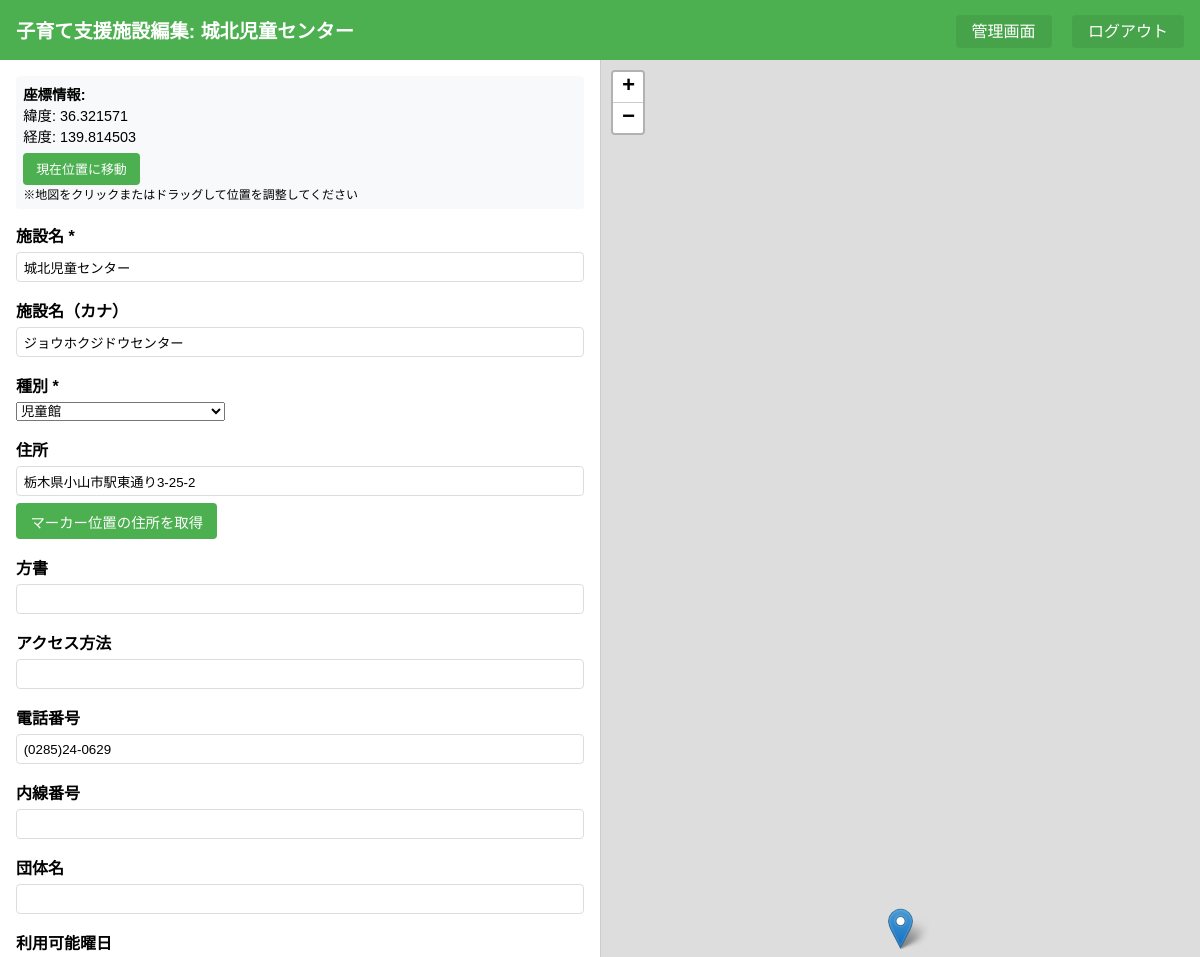
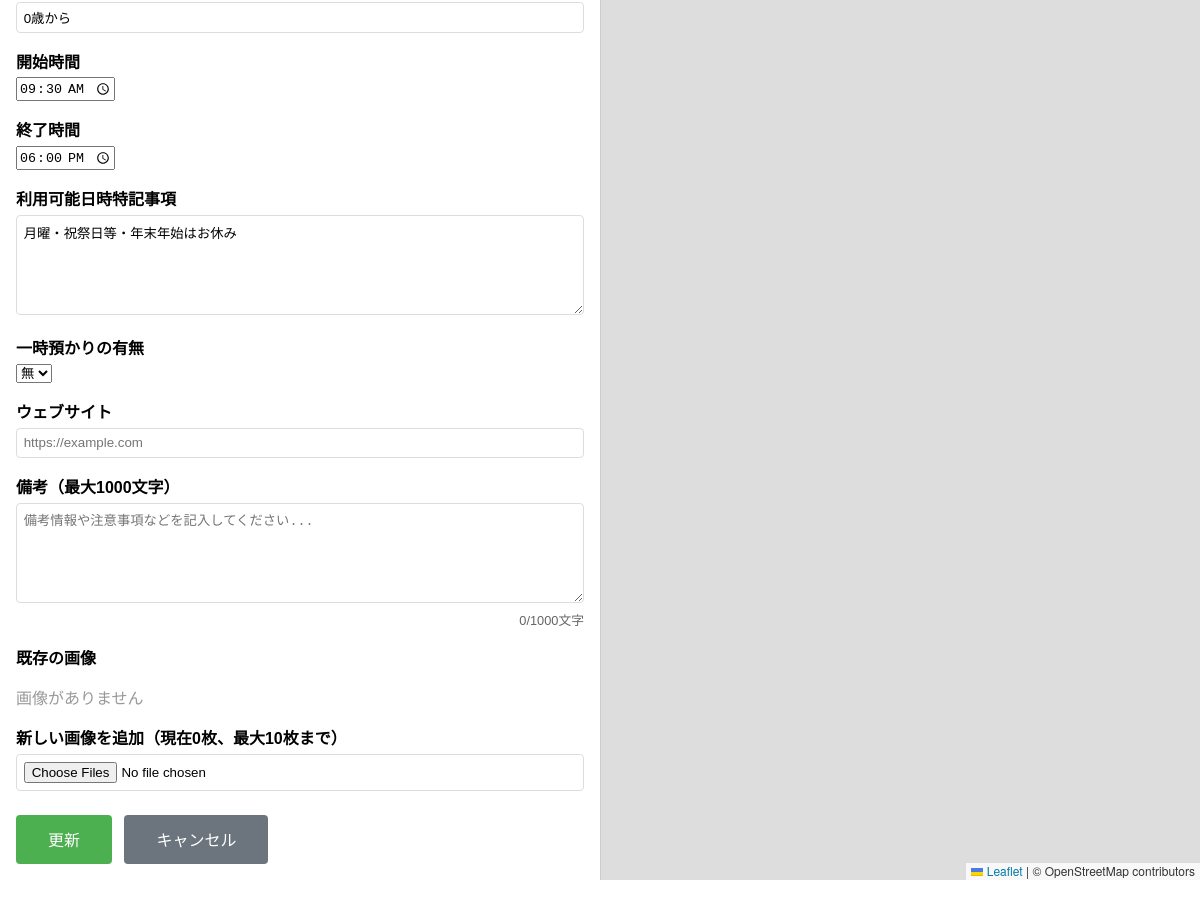
The app's page /admin_edit.php?id=124 (signed in) with its own data (2 pictures, top to bottom).
### tables this page shows
CREATE TABLE facilities (
        id INTEGER PRIMARY KEY AUTOINCREMENT,
        csv_no TEXT,
        name TEXT NOT NULL,
        name_kana TEXT,
        lat REAL NOT NULL,
        lng REAL NOT NULL,
        address TEXT,
        address_detail TEXT,
        installation_position TEXT,
        phone TEXT,
        phone_extension TEXT,
        corporate_number TEXT,
        organization_name TEXT,
        available_days TEXT,
        start_time TEXT,
        end_time TEXT,
        available_hours_note TEXT,
        pediatric_support TEXT,
        website TEXT,
        note TEXT,
        category TEXT,
        updated_at DATETIME DEFAULT CURRENT_TIMESTAMP
    );

### auth_check.php (called while the page is built, shortened)
<?php
function getConfigPath() {
    $searchPaths = [
        __DIR__ . '/../../app_db/oyama_child_facilitation_map/config.php',
        __DIR__ . '/../../../app_db/oyama_child_facilitation_map/config.php',
        __DIR__ . '/app_db/oyama_child_facilitation_map/config.php',
        __DIR__ . '/../app_db/oyama_child_facilitation_map/config.php',
    ];
    foreach ($searchPaths as $path) {
        if (file_exists($path)) {
            return $path;
        }
    }
    throw new Exception('Config file not found. Searched paths: ' . implode(', ', $searchPaths));
}
function getConfig() {
    static $config = null;
    if ($config === null) {
        $config = require_once getConfigPath();
    }
    return $config;
}
$config = getConfig();

### facility_form_functions.php (called while the page is built, shortened)
<?php
require_once 'auth_check.php';
function formatTimeForInput($time) {
    if (preg_match('/^\d{2}:\d{2}$/', $time)) return $time;
    return $time;
}
function getFacilityImages($db, $facilityId) {
    $images = [];
    $stmt = $db->prepare('SELECT id, filename, original_name FROM facility_images WHERE facility_id = :facility_id ORDER BY id');
    $stmt->bindValue(':facility_id', $facilityId, SQLITE3_INTEGER);
    $res = $stmt->execute();
    return $images;
}
?>

### admin_edit.php (the view, shortened to what this page needs)
<?php
require_once 'auth_check.php';
require_once 'facility_form_functions.php';
$facilityId = isset($_GET['id']) ? intval($_GET['id']) : 0;
$db = getDatabase();
$stmt = $db->prepare('SELECT * FROM facilities WHERE id = :id');
$stmt->bindValue(':id', $facilityId, SQLITE3_INTEGER);
$res = $stmt->execute();
$facility = $res->fetchArray(SQLITE3_ASSOC);
$images = getFacilityImages($db, $facilityId);
?>
<!DOCTYPE html>
<html lang="ja">
<head>
    <link rel="stylesheet" href="https://unpkg.com/leaflet/dist/leaflet.css" />
    <link rel="stylesheet" href="css/common.css" />
    <link rel="stylesheet" href="css/admin.css" />
</head>
<body>
    <div class="header">
        <h1><?= htmlspecialchars($config['app']['facility_name']) ?>編集: <?= htmlspecialchars($facility['name']) ?></h1>
        <div>
            <a href="admin.php">管理画面</a>
            <a href="?logout=1">ログアウト</a>
        </div>
    </div>
    <div class="container">
        <div class="form-section">
            <form method="POST" enctype="multipart/form-data">
                <div class="coord-info">
                    <strong>座標情報:</strong><br>
                    緯度: <span id="currentLat"><?= htmlspecialchars($facility['lat']) ?></span><br>
                    経度: <span id="currentLng"><?= htmlspecialchars($facility['lng']) ?></span><br>
                    <button type="button" id="getCurrentLocationBtn" style="margin-top:0.5em; padding:0.5em 1em; font-size:0.9em;">現在位置に移動</button><br>
                    <small>※地図をクリックまたはドラッグして位置を調整してください</small>
                </div>
                <div class="form-group">
                    <label for="name"><?= htmlspecialchars($config['app']['field_labels']['name']) ?> *</label>
                    <input type="text" id="name" name="name" required value="<?= htmlspecialchars($facility['name']) ?>">
                </div>
                <div class="form-group">
                    <label for="name_kana"><?= htmlspecialchars($config['app']['field_labels']['name_kana']) ?></label>
                    <input type="text" id="name_kana" name="name_kana" value="<?= htmlspecialchars($facility['name_kana'] ?? '') ?>">
                </div>
                <div class="form-group">
                    <label for="category"><?= htmlspecialchars($config['app']['field_labels']['category']) ?> *</label>
                    <select id="category" name="category" required>
                        <?php foreach ($config['app']['categories'] as $category): ?>
                            <option value="<?= htmlspecialchars($category) ?>" <?= ($facility['category'] === $category) ? 'selected' : '' ?>><?= htmlspecialchars($category) ?></option>
                        <?php endforeach; ?>
                    </select>
                </div>
                <div class="form-group">
                    <label for="address"><?= htmlspecialchars($config['app']['field_labels']['address']) ?></label>
                    <input type="text" id="address" name="address" value="<?= htmlspecialchars($facility['address']) ?>">
                    <button type="button" id="getAddressBtn" style="margin-top:0.5em; padding:0.5em 1em; font-size:0.9em;">マーカー位置の住所を取得</button>
                </div>
                <div class="form-group">
                    <label for="address_detail"><?= htmlspecialchars($config['app']['field_labels']['address_detail']) ?></label>
                    <input type="text" id="address_detail" name="address_detail" value="<?= htmlspecialchars($facility['address_detail'] ?? '') ?>">
                </div>
                <div class="form-group">
                    <label for="installation_position"><?= htmlspecialchars($config['app']['field_labels']['installation_position']) ?></label>
                    <input type="text" id="installation_position" name="installation_position" value="<?= htmlspecialchars($facility['installation_position'] ?? '') ?>">
                </div>
                <div class="form-group">
                    <label for="phone"><?= htmlspecialchars($config['app']['field_labels']['phone']) ?></label>
                    <input type="tel" id="phone" name="phone" value="<?= htmlspecialchars($facility['phone'] ?? '') ?>" placeholder="(0285)23-1111">
                </div>
                <div class="form-group">
                    <label for="phone_extension"><?= htmlspecialchars($config['app']['field_labels']['phone_extension']) ?></label>
                    <input type="text" id="phone_extension" name="phone_extension" value="<?= htmlspecialchars($facility['phone_extension'] ?? '') ?>">
                </div>
                <div class="form-group">
                    <label for="organization_name"><?= htmlspecialchars($config['app']['field_labels']['organization_name']) ?></label>
                    <input type="text" id="organization_name" name="organization_name" value="<?= htmlspecialchars($facility['organization_name'] ?? '') ?>">
                </div>
                <div class="form-group">
                    <label for="available_days"><?= htmlspecialchars($config['app']['field_labels']['available_days']) ?></label>
                    <input type="text" id="available_days" name="available_days" value="<?= htmlspecialchars($facility['available_days'] ?? '') ?>" placeholder="月火水木金">
                </div>
                <div class="form-group">
                    <label for="start_time"><?= htmlspecialchars($config['app']['field_labels']['start_time']) ?></label>
                    <input type="time" id="start_time" name="start_time" value="<?= htmlspecialchars(formatTimeForInput($facility['start_time'] ?? '')) ?>">
                </div>
                <div class="form-group">
                    <label for="end_time"><?= htmlspecialchars($config['app']['field_labels']['end_time']) ?></label>
                    <input type="time" id="end_time" name="end_time" value="<?= htmlspecialchars(formatTimeForInput($facility['end_time'] ?? '')) ?>">
                </div>
                <div class="form-group">
                    <label for="available_hours_note"><?= htmlspecialchars($config['app']['field_labels']['available_hours_note']) ?></label>
                    <textarea id="available_hours_note" name="available_hours_note" rows="2" maxlength="500" placeholder="祝日、年末年始を除く。"><?= htmlspecialchars($facility['available_hours_note'] ?? '') ?></textarea>
                </div>
                <div class="form-group">
                    <label for="pediatric_support"><?= htmlspecialchars($config['app']['field_labels']['pediatric_support']) ?></label>
                    <?php
                    $pediatric_value = trim($facility['pediatric_support'] ?? '');
                    ?>
                    <select id="pediatric_support" name="pediatric_support">
                        <option value="無" <?= ($pediatric_value === '無') ? 'selected' : '' ?>>無</option>
                    </select>
                </div>
                <div class="form-group">
                    <label for="website"><?= htmlspecialchars($config['app']['field_labels']['website']) ?></label>
                    <input type="url" id="website" name="website" value="<?= htmlspecialchars($facility['website'] ?? '') ?>" placeholder="https://example.com">
                </div>
                <div class="form-group">
                    <label for="note"><?= htmlspecialchars($config['app']['field_labels']['note']) ?>（最大1000文字）</label>
                    <textarea id="note" name="note" rows="5" maxlength="1000" placeholder="備考情報や注意事項などを記入してください..."><?= htmlspecialchars($facility['note'] ?? '') ?></textarea>
                    <div style="font-size:0.8em; color:#666; text-align:right; margin-top:0.3em;">
                        <span id="noteCount">0</span>/1000文字
                    </div>
                </div>
                <div class="form-group">
                    <label>既存の<?= htmlspecialchars($config['app']['field_labels']['images']) ?></label>
                    <div class="existing-images">
                        <?php if (empty($images)): ?>
                            <p style="color:#999;"><?= htmlspecialchars($config['app']['field_labels']['images']) ?>がありません</p>
                        <?php endif; ?>
                    </div>
                </div>
                <div class="form-group">
                    <label for="new_images">新しい<?= htmlspecialchars($config['app']['field_labels']['images']) ?>を追加（現在<?= count($images) ?>枚、最大10枚まで）</label>
                    <input type="file" id="new_images" name="new_images[]" multiple accept="image/*">
                </div>
                <button type="submit">更新</button>
                <button type="button" class="btn-secondary" onclick="location.href='admin.php'">キャンセル</button>
            </form>
        </div>
        <div class="map-section">
            <div id="map"></div>
        </div>
    </div>
</body>
</html>

### css/common.css (style rules this page uses)
:root { --primary-color: #4CAF50; }
html, body { height: 100%; margin: 0; padding: 0; font-family: sans-serif; box-sizing: border-box; }
.header { display: flex; justify-content: space-between; align-items: center; background: var(--primary-color); color: #fff; padding: 1em; margin: 0; }
.header h1 { margin: 0; font-size: 1.2em; }
.header a { color: #fff; text-decoration: none; margin-left: 1em; padding: 0.5em 1em; background: rgba(0,0,0,0.07); border-radius: 4px; }
button { padding: 0.8em 2em; background: var(--primary-color); color: #fff; border: none; border-radius: 4px; cursor: pointer; font-size: 1em; margin-right: 0.5em; }
input[type="text"], input[type="email"], input[type="tel"], input[type="url"], input[type="password"], input[type="number"], input[type="file"], textarea { width: 100%; padding: 0.5em; border: 1px solid #ddd; border-radius: 4px; box-sizing: border-box; }
textarea { resize: vertical; min-height: 100px; }

### css/admin.css (style rules this page uses)
.container { display: grid; grid-template-columns: 1fr 1fr; height: calc(100vh - 80px); }
.form-section { padding: 1em; overflow-y: auto; }
.map-section { border-left: 1px solid #ccc; }
.map-section #map { height: 100%; width: 100%; }
.form-group { margin-bottom: 1em; }
label { display: block; margin-bottom: 0.3em; font-weight: bold; }
.btn-secondary { background: #6c757d; }
.coord-info { background: #f8f9fa; padding: 0.5em; border-radius: 4px; font-size: 0.9em; margin-bottom: 1em; }
.existing-images { margin-bottom: 1em; }

### records on screen
facilities: name "城北児童センター", lat "36.321571", lng "139.814503", name_kana "ジョウホクジドウセンター", category "児童館", address "栃木県小山市駅東通り3-25-2", phone "(0285)24-0629", available_days "0歳から", start_time "09:30", end_time "18:00", available_hours_note "月曜・祝祭日等・年末年始はお休み", pediatric_support "無"

### other values on screen
$config['app']['facility_name'] "子育て支援施設"
$config['app']['field_labels']['name'] "施設名"
$config['app']['field_labels']['name_kana'] "施設名（カナ）"
$config['app']['field_labels']['category'] "種別"
$config['app']['field_labels']['address'] "住所"
$config['app']['field_labels']['address_detail'] "方書"
$config['app']['field_labels']['installation_position'] "アクセス方法"
$config['app']['field_labels']['phone'] "電話番号"
$config['app']['field_labels']['phone_extension'] "内線番号"
$config['app']['field_labels']['organization_name'] "団体名"
$config['app']['field_labels']['available_days'] "利用可能曜日"
$config['app']['field_labels']['start_time'] "開始時間"
$config['app']['field_labels']['end_time'] "終了時間"
$config['app']['field_labels']['available_hours_note'] "利用可能日時特記事項"
$config['app']['field_labels']['pediatric_support'] "一時預かりの有無"
